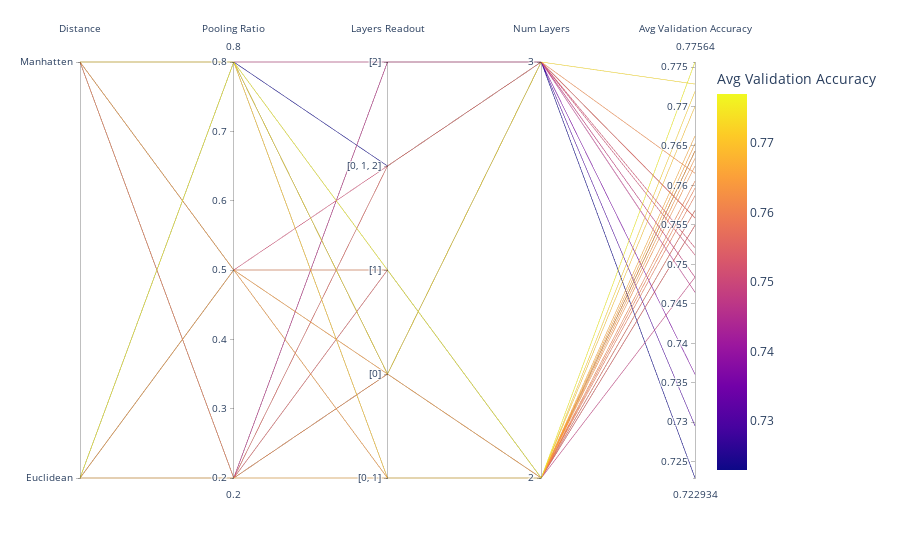

Notebook code cell kept with this figure:
### Code cell
import plotly.express as px
df['layers_readout'] = df['layers_readout'].apply(lambda x: str(x))
category_mapping = {category: idx for idx, category in enumerate(df['layers_readout'].unique())}
df['distance_metric_encoded'] = df['layers_readout'].map(category_mapping)
df = df[["dist", "pooling_ratio", "layers_readout", "distance_metric_encoded","num_layers", "average fold accuracy"]]

# Reverse map for visualization
reverse_mapping = {v: k for k, v in category_mapping.items()}

fig = px.parallel_coordinates(df,
                              color="average fold accuracy",
                              labels={
                                  "pooling_ratio": "Pooling Ratio",
                                  "dist": "Distance",
                                  "num_layers": "Num Layers",
                                  "distance_metric_encoded": "Layers Readout",
                                  "average fold accuracy": "Avg Validation Accuracy"},
                              # color_continuous_scale=px.colors.diverging.Earth,
                              color_continuous_midpoint=0.75, template="plotly_white")
fig.update_traces(
    dimensions=list([dict(
        tickvals=list([0, 1]),
        ticktext=list(["Euclidean", "Manhatten"]),
    ),
        dict(
        )
        ,
        dict(
               tickvals=list(reverse_mapping.keys()),
            ticktext=list(reverse_mapping.values())
        )
        ,
        dict(
           tickvals=list([2,3])
        )
        ,
        dict(
          
        )
    ])

)
fig.show()

### Figure 1 — Plotly figure (JSON) as saved in the notebook; plotly's stock layout.template omitted (floating-point values rounded to 4 significant figures)
{"data": [{"dimensions": [{"label": "Distance", "values": [1, 1, 1, 0, 0, 0, 1, 1, 1, 0, 0, 0, 1, 1, 1, 0, 0, 0, 1, 1, 1, 0, 0, 0, 1, 0, 0, 0, 1], "ticktext": ["Euclidean", "Manhatten"], "tickvals": [0, 1]}, {"label": "Pooling Ratio", "values": [0.2, 0.2, 0.2, 0.2, 0.2, 0.2, 0.5, 0.5, 0.5, 0.5, 0.5, 0.5, 0.8, 0.8, 0.8, 0.8, 0.8, 0.8, 0.2, 0.2, 0.2, 0.2, 0.2, 0.2, 0.5, 0.8, 0.8, 0.8, 0.8]}, {"label": "Layers Readout", "values": [0, 1, 2, 0, 1, 2, 0, 1, 2, 0, 1, 2, 0, 1, 2, 0, 1, 2, 3, 1, 4, 3, 1, 4, 3, 4, 1, 3, 4], "ticktext": ["[0, 1]", "[0]", "[1]", "[0, 1, 2]", "[2]"], "tickvals": [0, 1, 2, 3, 4]}, {"label": "Num Layers", "values": [2, 2, 2, 2, 2, 2, 2, 2, 2, 2, 2, 2, 2, 2, 2, 2, 2, 2, 3, 3, 3, 3, 3, 3, 3, 3, 3, 3, 3], "tickvals": [2, 3]}, {"label": "Avg Validation Accuracy", "values": [0.7597, 0.7568, 0.7549, 0.7663, 0.7549, 0.7484, 0.7634, 0.7644, 0.7606, 0.7644, 0.7644, 0.7587, 0.7653, 0.7625, 0.7719, 0.77, 0.7568, 0.7756, 0.7559, 0.7559, 0.7465, 0.7521, 0.7615, 0.7361, 0.7512, 0.7295, 0.7728, 0.7229, 0.7484]}], "domain": {"x": [0.0, 1.0], "y": [0.0, 1.0]}, "line": {"color": [0.7597, 0.7568, 0.7549, 0.7663, 0.7549, 0.7484, 0.7634, 0.7644, 0.7606, 0.7644, 0.7644, 0.7587, 0.7653, 0.7625, 0.7719, 0.77, 0.7568, 0.7756, 0.7559, 0.7559, 0.7465, 0.7521, 0.7615, 0.7361, 0.7512, 0.7295, 0.7728, 0.7229, 0.7484], "coloraxis": "coloraxis"}, "name": "", "type": "parcoords"}], "layout": {"coloraxis": {"colorbar": {"title": {"text": "Avg Validation Accuracy"}}, "colorscale": [[0.0, "#0d0887"], [0.1111, "#46039f"], [0.2222, "#7201a8"], [0.3333, "#9c179e"], [0.4444, "#bd3786"], [0.5556, "#d8576b"], [0.6667, "#ed7953"], [0.7778, "#fb9f3a"], [0.8889, "#fdca26"], [1.0, "#f0f921"]], "cmid": 0.75}, "legend": {"tracegroupgap": 0}, "margin": {"t": 60}}}
